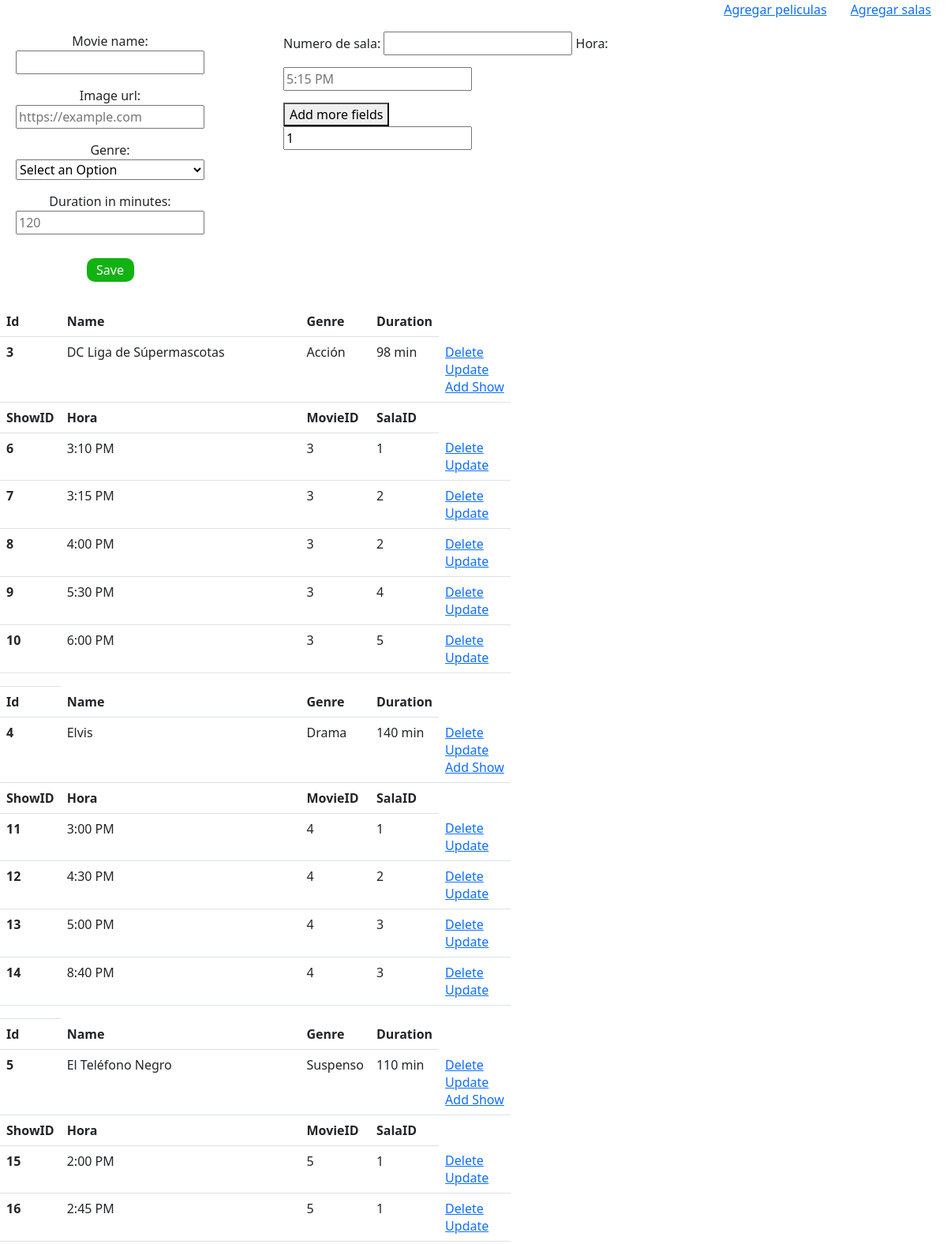
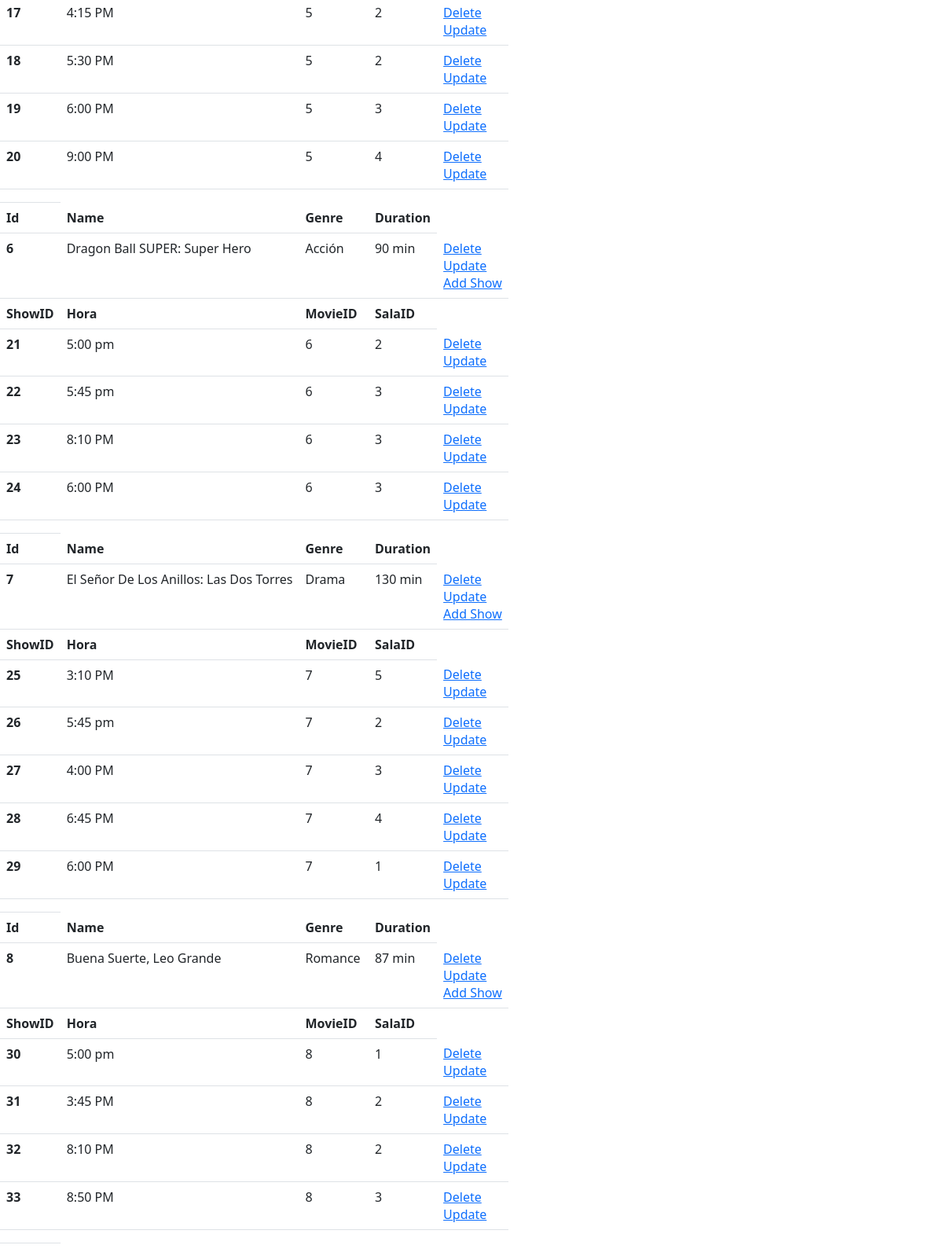
The page /admin.html on the database its author committed (2 pictures, top to bottom).
### website/models.py (models this page shows)
class Movie(db.Model):
    id = db.Column(db.Integer, primary_key=True)
    name = db.Column(db.String(10000))
    image = db.Column(db.String(10000))
    genre = db.Column(db.String(150))
    duration = db.Column(db.String(150))
    shows = db.relationship('Show')

class Show(db.Model):
    id = db.Column(db.Integer, primary_key=True)
    time = db.Column(db.String(150))
    movie_id = db.Column(db.Integer, db.ForeignKey('movie.id'))
    cinemahall_id = db.Column(db.Integer, db.ForeignKey('cinemahall.id'))
    bookings = db.relationship('Booking')
    showseats = db.relationship('Showseat')

### website/views.py (the view)
@views.route('/admin.html', methods=['GET', 'POST'])
def test():
    if request.method == 'POST':
        movie_name = request.form.get('name')
        movie_image = request.form.get('image')
        genre = request.form.get('genre')
        duration = request.form.get('duration') + ' min'
        try:
            new_movie = Movie(name=movie_name,image=movie_image,genre=genre,duration=duration)
            db.session.add(new_movie)
            db.session.commit()
            num_sala = request.form.get('numsala')
            hora_peli = request.form.get('horapeli')
            sala = Cinemahall.query.filter_by(hall_number=num_sala).first()
            show_numbers = request.form.get('number-of-shows')
            new_show = Show(time=hora_peli, movie_id=new_movie.id, cinemahall_id=sala.id)
            db.session.add(new_show)
            db.session.commit()
            letter_columns = ['A','B','C','D','E','F','G','H','I']
            number_row = ['1','2','3','4','5','6','7','8','9','10','11','12']
            for i in letter_columns:
                for j in number_row:
                    new_showseat = Showseat(status=0,seat=i+j,show_id=new_show.id)
                    db.session.add(new_showseat)
                    db.session.commit()
            for i in range(int(show_numbers)-1):
                num_sala = request.form.get('numsala'+str(i))
                hora_peli = request.form.get('horapeli'+str(i))
                sala = Cinemahall.query.filter_by(hall_number=num_sala).first()
                new_show = Show(time=hora_peli, movie_id=new_movie.id, cinemahall_id=sala.id)
                db.session.add(new_show)
                db.session.commit()
                for i in letter_columns:
                    for j in number_row:
                        new_showseat = Showseat(status=0,seat=i+j,show_id=new_show.id)
                        db.session.add(new_showseat)
                        db.session.commit()
        except Exception as e:
            return str(e)
        return redirect('/admin.html')
    else:
        movies = Movie.query.order_by(Movie.id)
        shows = Show.query.order_by(Show.id)
        return render_template('admin.html', movies=movies, shows=shows)

### website/templates/admin.html (shortened to what this page needs)
<html lang="en">
<head>
    <link href="https://cdn.jsdelivr.net/npm/bootstrap@5.2.0/dist/css/bootstrap.min.css" rel="stylesheet">
</head>
<body>
    <nav>
        <ul style="list-style:none; display: flex; justify-content: end; margin-right:20px">
            <li style="margin-right: 30px;">
                <a href="/admin.html">Agregar peliculas</a>
            </li>
            <li>
                <a href="/addSalas.html">Agregar salas</a>
            </li>
        </ul>
    </nav>
    <form action="/admin.html" method="POST" style="display: flex; margin-left:20px">
        <div style="display: flex; flex-direction:column; width:fit-content; align-items: center; margin-right:100px">
            <label for="name">Movie name:</label>
            <input type="text" id="name" name="name" style="margin-bottom:15px" required>
            <label for="image">Image url:</label>
            <input type="text" id="image" name="image" placeholder="https://example.com" style="margin-bottom:15px" required>
            <label for="genre">Genre:</label>
            <select id="genre" name="genre" style="width:100%; margin-bottom:15px" required>
                <option value="none" selected disabled hidden>
                    Select an Option
                </option>
              </select>
            <label for="duration">Duration in minutes:</label>
            <input type="number" id="duration" name="duration" style="margin-bottom:30px" required placeholder="120">
            <input type="submit" value="Save" style="margin-bottom:15px; background:rgb(19, 178, 19); color:white; border:none; width:60px;height:30px;border-radius:10px">
        </div>
        <div>
            <div id="horario" style="width:600px">
                <label for="numsala">Numero de sala:</label>
                <input type="number" id="numsala" name="numsala" style="margin-bottom:15px" required>
                <label for="horapeli">Hora:</label>
                <input type="text" id="horapeli" name="horapeli" style="margin-bottom:15px" placeholder="5:15 PM" required>
            </div>
            <button type="button" onclick="add_more_fields()" style="display:flex; align-items: center;">Add more fields</button>
            <input type="text" id="number-of-shows" name="number-of-shows" value="1" readonly>
        </div>
    </form>
    <table class="table" style="width: auto;">
        {% for movie in movies %}
        <thead>
            <tr>
                <th scope="col">Id</th>
                <th scope="col">Name</th>
                <th scope="col">Genre</th>
                <th scope="col">Duration</th>
            </tr>
        </thead>
        <tbody>
            <tr>
                <th scope="row">{{ movie.id }}</th>
                <td>{{ movie.name }}</td>
                <td>{{ movie.genre }}</td>
                <td>{{ movie.duration }}</td>
                <td>
                    <a href="/delete/{{ movie.id }}">Delete</a>
                    <br>
                    <a href="/updatemovie/{{ movie.id }}">Update</a>
                    <br>
                    <a href="/addshow/{{ movie.id }}">Add Show</a>
                </td>
                <thead>
                    <tr>
                        <th scope="col">ShowID</th>
                        <th scope="col">Hora</th>
                        <th scope="col">MovieID</th>
                        <th scope="col">SalaID</th>
                    </tr>
                </thead>
                {% for show in movie.shows %}
                    <tr>
                        <th scope="row">{{ show.id }}</th>
                        <td>{{ show.time }}</td>
                        <td>{{ show.movie_id }}</td>
                        <td>{{ show.cinemahall_id }}</td>
                        <td>
                            <a href="/deleteshow/{{ show.id }}">Delete</a>
                            <br>
                            <a href="">Update</a>
                        </td>
                    </tr>
                {% endfor %}
                <td></td>
            </tr>
        </tbody>
        {% endfor %}
    </table>
</body>
</html>

### rows shown on the page
Movie: id "3", name "DC Liga de Súpermascotas", genre "Acción", duration "98 min"
Show: id "6", time "3:10 PM", movie_id "3", cinemahall_id "1"
Show: id "7", time "3:15 PM", movie_id "3", cinemahall_id "2"
Show: id "8", time "4:00 PM", movie_id "3", cinemahall_id "2"
Show: id "9", time "5:30 PM", movie_id "3", cinemahall_id "4"
Show: id "10", time "6:00 PM", movie_id "3", cinemahall_id "5"
Movie: id "4", name "Elvis", genre "Drama", duration "140 min"
Show: id "11", time "3:00 PM", movie_id "4", cinemahall_id "1"
Show: id "12", time "4:30 PM", movie_id "4", cinemahall_id "2"
Show: id "13", time "5:00 PM", movie_id "4", cinemahall_id "3"
Show: id "14", time "8:40 PM", movie_id "4", cinemahall_id "3"
Movie: id "5", name "El Teléfono Negro", genre "Suspenso", duration "110 min"
Show: id "15", time "2:00 PM", movie_id "5", cinemahall_id "1"
Show: id "16", time "2:45 PM", movie_id "5", cinemahall_id "1"
Show: id "17", time "4:15 PM", movie_id "5", cinemahall_id "2"
Show: id "18", time "5:30 PM", movie_id "5", cinemahall_id "2"
Show: id "19", time "6:00 PM", movie_id "5", cinemahall_id "3"
Show: id "20", time "9:00 PM", movie_id "5", cinemahall_id "4"
Movie: id "6", name "Dragon Ball SUPER: Super Hero", genre "Acción", duration "90 min"
Show: id "21", time "5:00 pm", movie_id "6", cinemahall_id "2"
Show: id "22", time "5:45 pm", movie_id "6", cinemahall_id "3"
Show: id "23", time "8:10 PM", movie_id "6", cinemahall_id "3"
Show: id "24", time "6:00 PM", movie_id "6", cinemahall_id "3"
Movie: id "7", name "El Señor De Los Anillos: Las Dos Torres", genre "Drama", duration "130 min"
Show: id "25", time "3:10 PM", movie_id "7", cinemahall_id "5"
Show: id "26", time "5:45 pm", movie_id "7", cinemahall_id "2"
Show: id "27", time "4:00 PM", movie_id "7", cinemahall_id "3"
Show: id "28", time "6:45 PM", movie_id "7", cinemahall_id "4"
Show: id "29", time "6:00 PM", movie_id "7", cinemahall_id "1"
Movie: id "8", name "Buena Suerte, Leo Grande", genre "Romance", duration "87 min"
Show: id "30", time "5:00 pm", movie_id "8", cinemahall_id "1"
Show: id "31", time "3:45 PM", movie_id "8", cinemahall_id "2"
Show: id "32", time "8:10 PM", movie_id "8", cinemahall_id "2"
Show: id "33", time "8:50 PM", movie_id "8", cinemahall_id "3"
